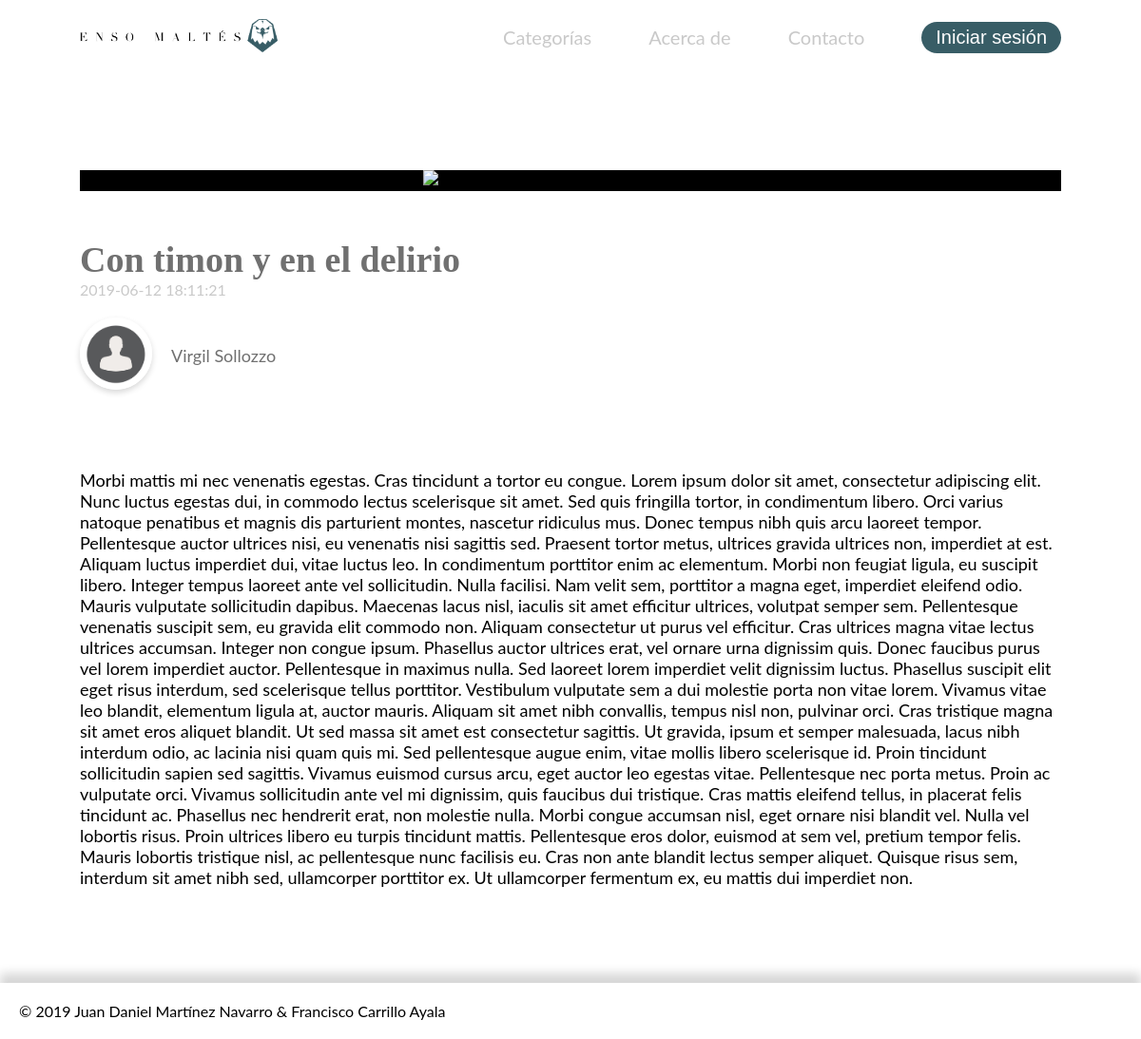
The app's page /article.php?id=5 with its own data.
### tables this page shows
CREATE TABLE `articulos` (
  `id_articulo` bigint(20) UNSIGNED NOT NULL,
  `fk_id_usuario` bigint(20) UNSIGNED NOT NULL,
  `titulo` varchar(191) NOT NULL,
  `extracto` varchar(200) NOT NULL,
  `fecha` timestamp NOT NULL DEFAULT CURRENT_TIMESTAMP,
  `contenido` longtext NOT NULL,
  `foto_portada` varchar(200) DEFAULT NULL,
  `fk_id_categoria` bigint(20) UNSIGNED NOT NULL,
  `visitas` bigint(20) NOT NULL DEFAULT '0',
  `comentarios` bigint(20) NOT NULL DEFAULT '0'
);

CREATE TABLE `usuarios` (
  `id_usuario` bigint(20) UNSIGNED NOT NULL,
  `nombre_usuario` varchar(16) NOT NULL,
  `correo` varchar(76) NOT NULL,
  `verificado` enum('0','1') NOT NULL DEFAULT '0',
  `contrasena` varchar(500) NOT NULL,
  `tipo_usuario` enum('admin','autor') NOT NULL DEFAULT 'autor',
  `foto_perfil` varchar(200) NOT NULL DEFAULT 'default.png',
  `genero` enum('mujer','hombre','no definido') NOT NULL DEFAULT 'no definido',
  `info_usuario` text
);

### article.php (called while the page is built, shortened)
<?php
require 'private/config.php';
require 'php/functions.php';
$con = connection($db_config);
$id_articulo = article($_GET['id']);
$post = idPost($con, $id_articulo);
$post = $post[0];
require 'views/article.view.php';
?>

### php/functions.php (called while the page is built, shortened)
<?php
function limpiarDatos($data) {
    $data = trim($data);
    $data = stripslashes($data);
    $data = htmlspecialchars($data);
    return $data;
}
function article($id) {
    return (int)limpiarDatos($id);
}
function idPost($con, $id) {
    $result = $con->query("SELECT usuarios.id_usuario, articulos.titulo, articulos.fecha, articulos.foto_portada, articulos.contenido, usuarios.foto_perfil, usuarios.nombre_usuario FROM articulos INNER JOIN usuarios ON articulos.fk_id_usuario=usuarios.id_usuario WHERE articulos.id_articulo = $id LIMIT 1");
    $result = $result->fetchAll();
    return ($result) ? $result : false;
}
?>

### views/article.view.php (the view, shortened to what this page needs)
<?php
if (isset($_SESSION['usuario'])) {
    require 'views/header_logout.php';
} else {
    require 'views/header_login.php';
}
?>
<main>
    <div class="articulo">
        <div class="portada">
            <img src="users/articles/<?php echo $post['foto_portada']; ?>" alt="<?php echo $post['titulo']; ?>">
        </div>
        <h2 class="article_title"><?php echo $post['titulo']; ?></h2>
        <p class="fecha"><?php echo $post['fecha']; ?></p>
        <div class="author">
            <div class="pic">
                <a href="profile.php?id=<?php echo $post['id_usuario']; ?>"><img src="users/profile/<?php echo $post['foto_perfil']; ?>" alt="<?php echo $post['nombre_usuario']; ?>"></a>
            </div>
            <p><?php echo $post['nombre_usuario']; ?></p>
        </div>
        <?php echo html_entity_decode($post['contenido']); ?>
    </div>
</main>
<?php
require 'footer.php';
?>

### css/principal.css (style rules this page uses)
* { padding: 0; margin: 0; -webkit-box-sizing: border-box; box-sizing: border-box; }
header, nav, .rank, .container, .footer-rank, .author, .container, .wrap, .nav-rank, .preview, .stats, .stats i, .editar_foto, .nuevoA, .categoriaA, .controlA { display: -webkit-box; display: -ms-flexbox; display: flex; }
header img, .cover img, nav, .rank, .portada { width: 100%; }
body { font-family: Lato; font-size: 18px; }
main { margin: 0px 7%; padding-top: 100px; }
.author { -webkit-box-align: center; -ms-flex-align: center; align-items: center; }
.author p { text-transform: capitalize; }
.author .pic img { width: 76px; height: 76px; border-radius: 50px; border: solid 5px #fff; -webkit-box-shadow: 0 3px 6px 0 rgba(0, 0, 0, 0.16); box-shadow: 0 3px 6px 0 rgba(0, 0, 0, 0.16); margin-right: 20px; }
.author p { text-align: left; }
.author p { color: #707070; }
.articulo { display: flex; flex-direction: column; margin-bottom: 100px; }
.article_title { font-size: 38px; color: #707070; font-family: Lora; }
.fecha { color: #c9c9c9; font-size: 16px; margin-bottom: 20px; }
.portada { background: #000; margin-bottom: 50px; }
.portada img { display: block; margin: 0 auto; width: 30%; }
.articulo .author { margin-bottom: 80px; }

### records on screen
articulos: titulo "Con timon y en el delirio", fecha "2019-06-12 18:11:21", fk_id_usuario.foto_perfil (placeholder picture), fk_id_usuario.nombre_usuario "Virgil Sollozzo", contenido "Morbi mattis mi nec venenatis egestas. Cras tincidunt a tortor eu congue. Lorem ipsum dolor sit amet, consectetur adipiscing elit. Nunc luctus egestas dui, in commodo lectus scelerisque sit amet. Sed quis fringilla tortor, in condimentum libero. Orci varius natoque penatibus et magnis dis parturient montes, nascetur ridiculus mus. Donec tempus nibh quis arcu laoreet tempor. Pellentesque auctor ultrices nisi, eu venenatis nisi sagittis sed. Praesent tortor metus, ultrices gravida ultrices non, imperdiet at est. Aliquam luctus imperdiet dui, vitae luctus leo. In condimentum porttitor enim ac elementum. Morbi non feugiat ligula, eu suscipit libero. Integer tempus laoreet ante vel sollicitudin.…"
